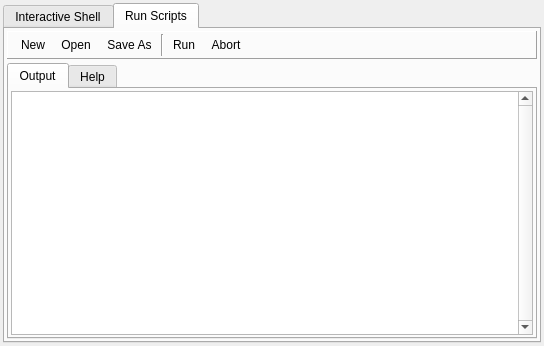
<?xml version="1.0" encoding="UTF-8"?>
<ui version="4.0">
 <class>PythonShell</class>
 <widget class="QFrame" name="PythonShell">
  <property name="geometry">
   <rect>
    <x>0</x>
    <y>0</y>
    <width>544</width>
    <height>346</height>
   </rect>
  </property>
  <property name="windowTitle">
   <string>Interactive Python Shell</string>
  </property>
  <layout class="QHBoxLayout" name="horizontalLayout">
   <property name="spacing">
    <number>0</number>
   </property>
   <property name="leftMargin">
    <number>3</number>
   </property>
   <property name="topMargin">
    <number>3</number>
   </property>
   <property name="rightMargin">
    <number>3</number>
   </property>
   <property name="bottomMargin">
    <number>3</number>
   </property>
   <item>
    <widget class="QTabWidget" name="tabWidget">
     <property name="currentIndex">
      <number>1</number>
     </property>
     <widget class="QWidget" name="interactiveTab">
      <attribute name="title">
       <string>Interactive Shell</string>
      </attribute>
      <layout class="QVBoxLayout" name="verticalLayout">
       <property name="spacing">
        <number>4</number>
       </property>
       <property name="leftMargin">
        <number>2</number>
       </property>
       <property name="topMargin">
        <number>2</number>
       </property>
       <property name="rightMargin">
        <number>2</number>
       </property>
       <property name="bottomMargin">
        <number>2</number>
       </property>
       <item>
        <widget class="RDTextEdit" name="interactiveOutput">
         <property name="verticalScrollBarPolicy">
          <enum>Qt::ScrollBarAlwaysOn</enum>
         </property>
         <property name="readOnly">
          <bool>true</bool>
         </property>
         <property name="textInteractionFlags">
          <set>Qt::TextSelectableByKeyboard|Qt::TextSelectableByMouse</set>
         </property>
        </widget>
       </item>
       <item>
        <layout class="QHBoxLayout" name="horizontalLayout_2">
         <property name="spacing">
          <number>6</number>
         </property>
         <item>
          <widget class="RDLineEdit" name="lineInput"/>
         </item>
         <item>
          <widget class="QPushButton" name="execute">
           <property name="text">
            <string>Execute</string>
           </property>
          </widget>
         </item>
         <item>
          <widget class="QPushButton" name="clear">
           <property name="text">
            <string>Clear</string>
           </property>
          </widget>
         </item>
        </layout>
       </item>
      </layout>
     </widget>
     <widget class="QWidget" name="scriptTab">
      <attribute name="title">
       <string>Run Scripts</string>
      </attribute>
      <layout class="QVBoxLayout" name="verticalLayout_2">
       <property name="spacing">
        <number>4</number>
       </property>
       <property name="leftMargin">
        <number>2</number>
       </property>
       <property name="topMargin">
        <number>2</number>
       </property>
       <property name="rightMargin">
        <number>2</number>
       </property>
       <property name="bottomMargin">
        <number>2</number>
       </property>
       <item>
        <widget class="QFrame" name="toolbar">
         <property name="sizePolicy">
          <sizepolicy hsizetype="Minimum" vsizetype="Fixed">
           <horstretch>0</horstretch>
           <verstretch>0</verstretch>
          </sizepolicy>
         </property>
         <property name="minimumSize">
          <size>
           <width>0</width>
           <height>28</height>
          </size>
         </property>
         <property name="frameShape">
          <enum>QFrame::Panel</enum>
         </property>
         <property name="frameShadow">
          <enum>QFrame::Raised</enum>
         </property>
         <layout class="QHBoxLayout" name="horizontalLayout_5">
          <property name="spacing">
           <number>2</number>
          </property>
          <property name="leftMargin">
           <number>6</number>
          </property>
          <property name="topMargin">
           <number>2</number>
          </property>
          <property name="rightMargin">
           <number>6</number>
          </property>
          <property name="bottomMargin">
           <number>2</number>
          </property>
          <item>
           <widget class="QToolButton" name="newScript">
            <property name="toolTip">
             <string>Create a new blank script</string>
            </property>
            <property name="text">
             <string>New</string>
            </property>
            <property name="icon">
             <iconset resource="../Resources/resources.qrc">
              <normaloff>:/page_white_edit.png</normaloff>:/page_white_edit.png</iconset>
            </property>
            <property name="toolButtonStyle">
             <enum>Qt::ToolButtonTextBesideIcon</enum>
            </property>
            <property name="autoRaise">
             <bool>true</bool>
            </property>
           </widget>
          </item>
          <item>
           <widget class="QToolButton" name="openScript">
            <property name="toolTip">
             <string>Open an existing python script</string>
            </property>
            <property name="text">
             <string>Open</string>
            </property>
            <property name="icon">
             <iconset resource="../Resources/resources.qrc">
              <normaloff>:/folder_page_white.png</normaloff>:/folder_page_white.png</iconset>
            </property>
            <property name="toolButtonStyle">
             <enum>Qt::ToolButtonTextBesideIcon</enum>
            </property>
            <property name="autoRaise">
             <bool>true</bool>
            </property>
           </widget>
          </item>
          <item>
           <widget class="QToolButton" name="saveScript">
            <property name="toolTip">
             <string>Save the current script to disk</string>
            </property>
            <property name="text">
             <string>Save As</string>
            </property>
            <property name="icon">
             <iconset resource="../Resources/resources.qrc">
              <normaloff>:/save.png</normaloff>:/save.png</iconset>
            </property>
            <property name="toolButtonStyle">
             <enum>Qt::ToolButtonTextBesideIcon</enum>
            </property>
            <property name="autoRaise">
             <bool>true</bool>
            </property>
           </widget>
          </item>
          <item>
           <widget class="Line" name="sep">
            <property name="orientation">
             <enum>Qt::Vertical</enum>
            </property>
           </widget>
          </item>
          <item>
           <widget class="QToolButton" name="runScript">
            <property name="toolTip">
             <string>Begin running the script in python</string>
            </property>
            <property name="text">
             <string>Run</string>
            </property>
            <property name="icon">
             <iconset resource="../Resources/resources.qrc">
              <normaloff>:/arrow_right.png</normaloff>:/arrow_right.png</iconset>
            </property>
            <property name="toolButtonStyle">
             <enum>Qt::ToolButtonTextBesideIcon</enum>
            </property>
            <property name="autoRaise">
             <bool>true</bool>
            </property>
           </widget>
          </item>
          <item>
           <widget class="QToolButton" name="abortRun">
            <property name="toolTip">
             <string>Stop execution of the current script</string>
            </property>
            <property name="text">
             <string>Abort</string>
            </property>
            <property name="icon">
             <iconset resource="../Resources/resources.qrc">
              <normaloff>:/del.png</normaloff>:/del.png</iconset>
            </property>
            <property name="toolButtonStyle">
             <enum>Qt::ToolButtonTextBesideIcon</enum>
            </property>
            <property name="autoRaise">
             <bool>true</bool>
            </property>
           </widget>
          </item>
          <item>
           <spacer name="horizontalSpacer">
            <property name="orientation">
             <enum>Qt::Horizontal</enum>
            </property>
            <property name="sizeHint" stdset="0">
             <size>
              <width>40</width>
              <height>20</height>
             </size>
            </property>
           </spacer>
          </item>
         </layout>
        </widget>
       </item>
       <item>
        <widget class="QSplitter" name="scriptSplitter">
         <property name="orientation">
          <enum>Qt::Vertical</enum>
         </property>
         <property name="childrenCollapsible">
          <bool>false</bool>
         </property>
         <widget class="QTabWidget" name="outputHelpTabs">
          <property name="currentIndex">
           <number>0</number>
          </property>
          <widget class="QWidget" name="outputTab">
           <attribute name="title">
            <string>Output</string>
           </attribute>
           <layout class="QHBoxLayout" name="horizontalLayout_3">
            <property name="leftMargin">
             <number>2</number>
            </property>
            <property name="topMargin">
             <number>2</number>
            </property>
            <property name="rightMargin">
             <number>2</number>
            </property>
            <property name="bottomMargin">
             <number>2</number>
            </property>
            <item>
             <widget class="RDTextEdit" name="scriptOutput">
              <property name="verticalScrollBarPolicy">
               <enum>Qt::ScrollBarAlwaysOn</enum>
              </property>
              <property name="readOnly">
               <bool>true</bool>
              </property>
              <property name="textInteractionFlags">
               <set>Qt::TextSelectableByKeyboard|Qt::TextSelectableByMouse</set>
              </property>
             </widget>
            </item>
           </layout>
          </widget>
          <widget class="QWidget" name="helpTab">
           <attribute name="title">
            <string>Help</string>
           </attribute>
           <layout class="QGridLayout" name="gridLayout">
            <property name="leftMargin">
             <number>2</number>
            </property>
            <property name="topMargin">
             <number>2</number>
            </property>
            <property name="rightMargin">
             <number>2</number>
            </property>
            <property name="bottomMargin">
             <number>2</number>
            </property>
            <property name="horizontalSpacing">
             <number>4</number>
            </property>
            <item row="0" column="0">
             <widget class="QLabel" name="label">
              <property name="text">
               <string>Search</string>
              </property>
             </widget>
            </item>
            <item row="0" column="1">
             <widget class="RDLineEdit" name="helpSearch"/>
            </item>
            <item row="1" column="0" colspan="2">
             <widget class="RDTextEdit" name="helpText">
              <property name="verticalScrollBarPolicy">
               <enum>Qt::ScrollBarAlwaysOn</enum>
              </property>
              <property name="readOnly">
               <bool>true</bool>
              </property>
              <property name="textInteractionFlags">
               <set>Qt::TextSelectableByKeyboard|Qt::TextSelectableByMouse</set>
              </property>
             </widget>
            </item>
           </layout>
          </widget>
         </widget>
        </widget>
       </item>
      </layout>
     </widget>
    </widget>
   </item>
  </layout>
 </widget>
 <customwidgets>
  <customwidget>
   <class>RDLineEdit</class>
   <extends>QLineEdit</extends>
   <header>Widgets/Extended/RDLineEdit.h</header>
  </customwidget>
  <customwidget>
   <class>RDTextEdit</class>
   <extends>QTextEdit</extends>
   <header>Widgets/Extended/RDTextEdit.h</header>
  </customwidget>
 </customwidgets>
 <resources>
  <include location="../Resources/resources.qrc"/>
 </resources>
 <connections/>
</ui>
